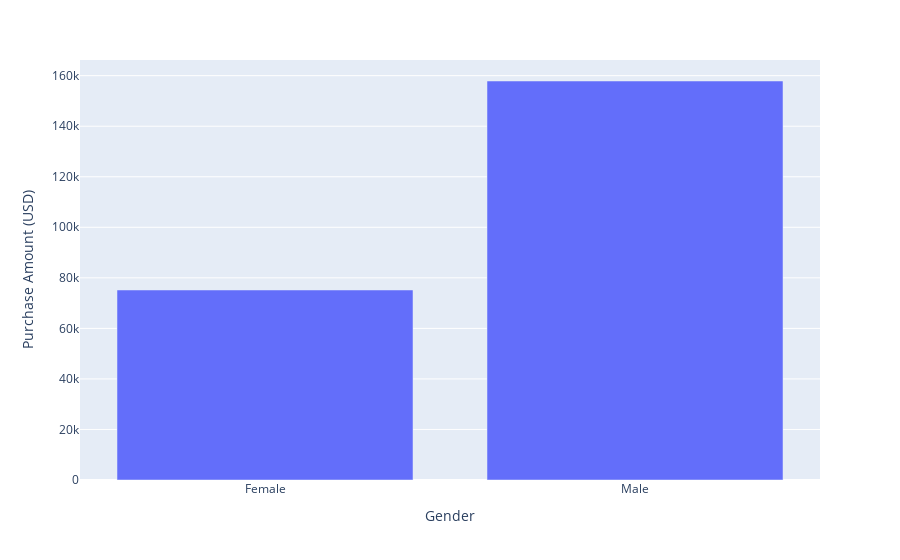

The code cell stored with this chart in its notebook:
### Code cell
fig = px.bar(shop_group , x = 'Gender' , y = 'Purchase Amount (USD)')
fig.show()

### Figure 1 — Plotly figure (JSON) as saved in the notebook; plotly's stock layout.template omitted (floating-point values rounded to 4 significant figures)
{"data": [{"alignmentgroup": "True", "hovertemplate": "Gender=%{x}<br>Purchase Amount (USD)=%{y}<extra></extra>", "legendgroup": "", "marker": {"color": "#636efa", "pattern": {"shape": ""}}, "name": "", "offsetgroup": "", "orientation": "v", "showlegend": false, "textposition": "auto", "type": "bar", "x": ["Female", "Male"], "xaxis": "x", "y": [75191, 157890], "yaxis": "y"}], "layout": {"autosize": true, "barmode": "relative", "legend": {"tracegroupgap": 0}, "margin": {"t": 60}, "xaxis": {"anchor": "y", "autorange": true, "domain": [0, 1], "range": [-0.5, 1.5], "title": {"text": "Gender"}, "type": "category"}, "yaxis": {"anchor": "x", "autorange": true, "domain": [0, 1], "range": [0, 166200], "title": {"text": "Purchase Amount (USD)"}, "type": "linear"}}}
